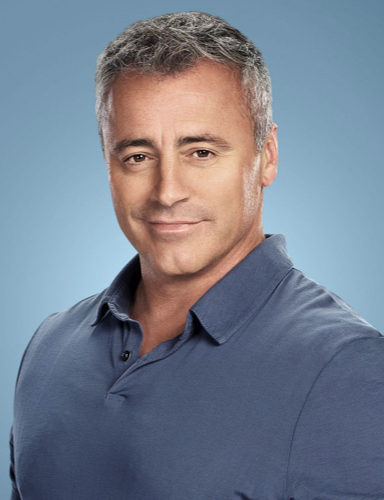
#> input picture FaceDetection/man.png, 384 x 500 px
$ jupyter execute FaceDetection.ipynb   (shell and % lines are left out)
#> lines starting #> are read from the running program, lines starting #| are printed output that depends on the picture; after the words box and inside, x2 and y2 are one past the last pixel; in counts of white or black regions, pixels touching at a corner belong together
<a href="https://colab.research.google.com/github/NorahAlShaikhMubarak/FaceDetection/blob/master/FaceDetection.ipynb" target="_parent"></a>

[cell 1]
import cv2

[cell 2]
from google.colab import files
file=files.upload()
#> the answer given: man.png

[cell 3]
import numpy as np
import cv2
import matplotlib.pyplot as plt

[cell 4]
face_cascade = cv2.CascadeClassifier('haarcascade_frontalface_default.xml')
img = cv2.imread('man.png')
#> img is the input picture: shape (500, 384, 3); mean B, G, R 141.7, 126.8, 117.8
gray = cv2.cvtColor(img, cv2.COLOR_BGR2GRAY)
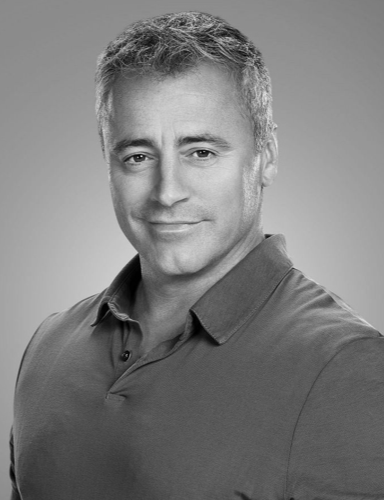
#> gray: shape (500, 384); min 0, max 226, mean 125.8
faces = face_cascade.detectMultiScale(gray, 1.3, 5)
#> faces = [[86, 89, 170, 170]]
print(faces)
#| [[ 86  89 170 170]]

[cell 5]
for (x,y,w,h) in faces:
    cv2.rectangle(img,(x,y),(x+w,y+h),(0,255,0),2)
    roigray = gray[y:y+h, x:x+w]
    roicolor = img[y:y+h, x:x+w]
#> this loop made 1 pass
#> pass 1, `roigray = gray[y:y+h, x:x+w]`:
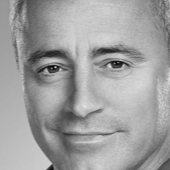
#> roigray: shape (170, 170); min 3, max 225, mean 159.6
#> pass 1, `roicolor = img[y:y+h, x:x+w]`:
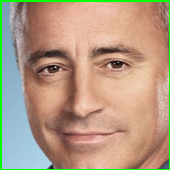
#> roicolor: shape (170, 170, 3); mean B, G, R 130.9, 154.8, 179.3
#> after the loop:
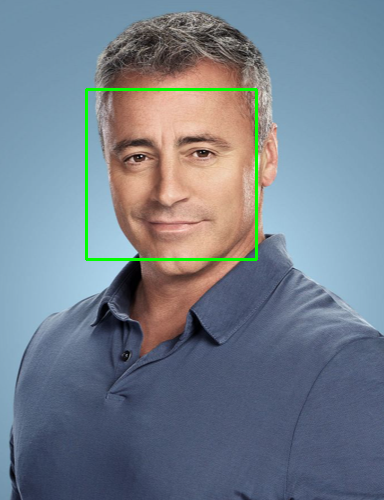
#> img: shape (500, 384, 3); 1.06% of pixels changed, all inside (x1, y1, x2, y2) = (85, 88, 258, 261)
plt.grid(None)
plt.xticks([])
plt.yticks([])
imgplot = plt.imshow(img)
